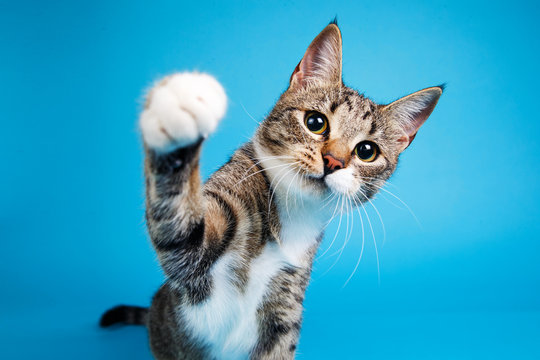
#> input picture HW2/assets/Cat.jpg, 540 x 360 px, found by its file name
$ jupyter execute numpy-tutorials.ipynb
#> lines starting #> are read from the running program, lines starting #| are printed output that depends on the picture
### Python Basics
Python is a dynamically-typed, high-level programming language. It is widely used for its readability and versatility, particularly in scientific computing and machine learning tasks.

#### Basic Data Types
Python includes several basic data types:

- **Integers**: Whole numbers like `x = 3`
- **Floats**: Numbers with decimal points like `y = 2.5`
- **Booleans**: True or False values like `t = True`
- **Strings**: Sequence of characters like `s = "hello"`

[cell 1]
x = 3
print(type(x)) # Prints "<class 'int'>"
print(x)       # Prints "3"
print(x + 1)   # Addition; prints "4"
print(x - 1)   # Subtraction; prints "2"
print(x * 2)   # Multiplication; prints "6"
print(x ** 2)  # Exponentiation; prints "9"
x += 1
print(x)  # Prints "4"
x *= 2
print(x)  # Prints "8"
y = 2.5
print(type(y)) # Prints "<class 'float'>"
print(y, y + 1, y * 2, y ** 2) # Prints "2.5 3.5 5.0 6.25"

#### Booleans
Python implements all of the usual operators for Boolean logic, but uses English words rather than symbols (&&, ||, etc.):

[cell 2]
t = True
f = False
print(type(t)) # Prints "<class 'bool'>"
print(t and f) # Logical AND; prints "False"
print(t or f)  # Logical OR; prints "True"
print(not t)   # Logical NOT; prints "False"
print(t != f)  # Logical XOR; prints "True"

### Strings

[cell 3]
hello = 'hello'    # String literals can use single quotes
world = "world"    # or double quotes; it does not matter.
print(hello)       # Prints "hello"
print(len(hello))  # String length; prints "5"
hw = hello + ' ' + world  # String concatenation
print(hw)  # prints "hello world"
hw12 = '%s %s %d' % (hello, world, 12)  # sprintf style string formatting
print(hw12)  # prints "hello world 12"

[cell 4]
s = "hello"
print(s.capitalize())  # Capitalize a string; prints "Hello"
print(s.upper())       # Convert a string to uppercase; prints "HELLO"
print(s.rjust(7))      # Right-justify a string, padding with spaces; prints "  hello"
print(s.center(7))     # Center a string, padding with spaces; prints " hello "
print(s.replace('l', '(ell)'))  # Replace all instances of one substring with another;
                                # prints "he(ell)(ell)o"
print('  world '.strip())  # Strip leading and trailing whitespace; prints "world"

### Lists
A list is the Python equivalent of an array, but is resizeable and can contain elements of different types:

[cell 5]
xs = [3, 1, 2]    # Create a list
print(xs, xs[2])  # Prints "[3, 1, 2] 2"
print(xs[-1])     # Negative indices count from the end of the list; prints "2"
xs[2] = 'foo'     # Lists can contain elements of different types
print(xs)         # Prints "[3, 1, 'foo']"
xs.append('bar')  # Add a new element to the end of the list
print(xs)         # Prints "[3, 1, 'foo', 'bar']"
x = xs.pop()      # Remove and return the last element of the list
print(x, xs)      # Prints "bar [3, 1, 'foo']"

### Slicing:
In addition to accessing list elements one at a time, Python provides concise syntax to access sublists; this is known as slicing:

[cell 6]
nums = list(range(5))     # range is a built-in function that creates a list of integers
print(nums)               # Prints "[0, 1, 2, 3, 4]"
print(nums[2:4])          # Get a slice from index 2 to 4 (exclusive); prints "[2, 3]"
print(nums[2:])           # Get a slice from index 2 to the end; prints "[2, 3, 4]"
print(nums[:2])           # Get a slice from the start to index 2 (exclusive); prints "[0, 1]"
print(nums[:])            # Get a slice of the whole list; prints "[0, 1, 2, 3, 4]"
print(nums[:-1])          # Slice indices can be negative; prints "[0, 1, 2, 3]"
nums[2:4] = [8, 9]        # Assign a new sublist to a slice
print(nums)               # Prints "[0, 1, 8, 9, 4]"

### Loops:
we can loop over the elements of a list like this:

[cell 7]
animals = ['cat', 'dog', 'monkey']
for animal in animals:
    print(animal)

[cell 8]
animals = ['cat', 'dog', 'monkey']
for idx, animal in enumerate(animals):
    print('#%d: %s' % (idx + 1, animal))

#### List comprehensions:
When programming, frequently we want to transform one type of data into another. As a simple example, consider the following code that computes square numbers:

[cell 9]
nums = [0, 1, 2, 3, 4]
squares = []
for x in nums:
    squares.append(x ** 2)
print(squares)   # Prints [0, 1, 4, 9, 16]

[cell 10]
nums = [0, 1, 2, 3, 4]
squares = [x ** 2 for x in nums]
print(squares)   # Prints [0, 1, 4, 9, 16]

[cell 11]
nums = [0, 1, 2, 3, 4]
even_squares = [x ** 2 for x in nums if x % 2 == 0]
print(even_squares)  # Prints "[0, 4, 16]

### Dictionaries

[cell 12]
d = {'cat': 'cute', 'dog': 'furry'}  # Create a new dictionary with some data
print(d['cat'])       # Get an entry from a dictionary; prints "cute"
print('cat' in d)     # Check if a dictionary has a given key; prints "True"
d['fish'] = 'wet'     # Set an entry in a dictionary
print(d['fish'])      # Prints "wet"
# print(d['monkey'])  # KeyError: 'monkey' not a key of d
print(d.get('monkey', 'N/A'))  # Get an element with a default; prints "N/A"
print(d.get('fish', 'N/A'))    # Get an element with a default; prints "wet"
del d['fish']         # Remove an element from a dictionary
print(d.get('fish', 'N/A')) # "fish" is no longer a key; prints "N/A"

### Loops
Loops: It is easy to iterate over the keys in a dictionary:

[cell 13]
d = {'person': 2, 'cat': 4, 'spider': 8}
for animal in d:
    legs = d[animal]
    print('A %s has %d legs' % (animal, legs))

[cell 14]
d = {'person': 2, 'cat': 4, 'spider': 8}
for animal, legs in d.items():
    print('A %s has %d legs' % (animal, legs))

[cell 15]
## List Comprehension
nums = [0, 1, 2, 3, 4]
even_num_to_square = {x: x ** 2 for x in nums if x % 2 == 0}
print(even_num_to_square)  # Prints "{0: 0, 2: 4, 4: 16}"

### Sets
A set is an unordered collection of distinct elements. As a simple example, consider the following:

[cell 16]
animals = {'cat', 'dog'}
print('cat' in animals)   # Check if an element is in a set; prints "True"
print('fish' in animals)  # prints "False"
animals.add('fish')       # Add an element to a set
print('fish' in animals)  # Prints "True"
print(len(animals))       # Number of elements in a set; prints "3"
animals.add('cat')        # Adding an element that is already in the set does nothing
print(len(animals))       # Prints "3"
animals.remove('cat')     # Remove an element from a set
print(len(animals))       # Prints "2"

### Loops:
Iterating over a set has the same syntax as iterating over a list; however since sets are unordered, you cannot make assumptions about the order in which you visit the elements of the set:

[cell 17]
animals = {'cat', 'dog', 'fish'}
for idx, animal in enumerate(animals):
    print('#%d: %s' % (idx + 1, animal))
# Prints "#1: fish", "#2: dog", "#3: cat"

### Dict Comprehension

[cell 18]
from math import sqrt
nums = {int(sqrt(x)) for x in range(30)}
print(nums)  # Prints "{0, 1, 2, 3, 4, 5}"

### Tuples
A tuple is an (immutable) ordered list of values. A tuple is in many ways similar to a list; one of the most important differences is that tuples can be used as keys in dictionaries and as elements of sets, while lists cannot. Here is a trivial example:

[cell 19]
d = {(x, x + 1): x for x in range(10)}  # Create a dictionary with tuple keys
t = (5, 6)        # Create a tuple
print(type(t))    # Prints "<class 'tuple'>"
print(d[t])       # Prints "5"
print(d[(1, 2)])  # Prints "1"

### Functions
Python functions are defined using the def keyword. For example:

[cell 20]
def sign(x):
    if x > 0:
        return 'positive'
    elif x < 0:
        return 'negative'
    else:
        return 'zero'

for x in [-1, 0, 1]:
    print(sign(x))
# Prints "negative", "zero", "positive"

[cell 21]
def hello(name, loud=False):
    if loud:
        print('HELLO, %s!' % name.upper())
    else:
        print('Hello, %s' % name)

hello('Bob') # Prints "Hello, Bob"
hello('Fred', loud=True)  # Prints "HELLO, FRED!"

### Classes

[cell 22]
class Greeter(object):

    # Constructor
    def __init__(self, name):
        self.name = name  # Create an instance variable

    # Instance method
    def greet(self, loud=False):
        if loud:
            print('HELLO, %s!' % self.name.upper())
        else:
            print('Hello, %s' % self.name)

g = Greeter('Fred')  # Construct an instance of the Greeter class
g.greet()            # Call an instance method; prints "Hello, Fred"
g.greet(loud=True)   # Call an instance method; prints "HELLO, FRED!"

### Numpy
Numpy is the core library for scientific computing in Python. It provides a high-performance multidimensional array object, and tools for working with these arrays. If you are already familiar with MATLAB, you might find this tutorial useful to get started with Numpy.

### Arrays
A numpy array is a grid of values, all of the same type, and is indexed by a tuple of nonnegative integers. The number of dimensions is the rank of the array; the shape of an array is a tuple of integers giving the size of the array along each dimension.

We can initialize numpy arrays from nested Python lists, and access elements using square brackets:

[cell 23]
import numpy as np

a = np.array([1, 2, 3])   # Create a rank 1 array
print(type(a))            # Prints "<class 'numpy.ndarray'>"
print(a.shape)            # Prints "(3,)"
print(a[0], a[1], a[2])   # Prints "1 2 3"
a[0] = 5                  # Change an element of the array
print(a)                  # Prints "[5, 2, 3]"

b = np.array([[1,2,3],[4,5,6]])    # Create a rank 2 array
print(b.shape)                     # Prints "(2, 3)"
print(b[0, 0], b[0, 1], b[1, 0])   # Prints "1 2 4"

[cell 24]
import numpy as np

a = np.zeros((2,2))   # Create an array of all zeros
print(a)              # Prints "[[ 0.  0.]
                      #          [ 0.  0.]]"

b = np.ones((1,2))    # Create an array of all ones
print(b)              # Prints "[[ 1.  1.]]"

c = np.full((2,2), 7)  # Create a constant array
print(c)               # Prints "[[ 7.  7.]
                       #          [ 7.  7.]]"

d = np.eye(2)         # Create a 2x2 identity matrix
print(d)              # Prints "[[ 1.  0.]
                      #          [ 0.  1.]]"

e = np.random.random((2,2))  # Create an array filled with random values
print(e)                     # Might print "[[ 0.91940167  0.08143941]
                             #               [ 0.68744134  0.87236687]]"

### Array indexing
Numpy offers several ways to index into arrays.

Slicing: Similar to Python lists, numpy arrays can be sliced. Since arrays may be multidimensional, you must specify a slice for each dimension of the array:

[cell 25]
import numpy as np

# Create the following rank 2 array with shape (3, 4)
# [[ 1  2  3  4]
#  [ 5  6  7  8]
#  [ 9 10 11 12]]
a = np.array([[1,2,3,4], [5,6,7,8], [9,10,11,12]])

# Use slicing to pull out the subarray consisting of the first 2 rows
# and columns 1 and 2; b is the following array of shape (2, 2):
# [[2 3]
#  [6 7]]
b = a[:2, 1:3]

# A slice of an array is a view into the same data, so modifying it
# will modify the original array.
print(a[0, 1])   # Prints "2"
b[0, 0] = 77     # b[0, 0] is the same piece of data as a[0, 1]
print(a[0, 1])   # Prints "77"

[cell 26]
import numpy as np

# Create the following rank 2 array with shape (3, 4)
# [[ 1  2  3  4]
#  [ 5  6  7  8]
#  [ 9 10 11 12]]
a = np.array([[1,2,3,4], [5,6,7,8], [9,10,11,12]])

# Two ways of accessing the data in the middle row of the array.
# Mixing integer indexing with slices yields an array of lower rank,
# while using only slices yields an array of the same rank as the
# original array:
row_r1 = a[1, :]    # Rank 1 view of the second row of a
row_r2 = a[1:2, :]  # Rank 2 view of the second row of a
print(row_r1, row_r1.shape)  # Prints "[5 6 7 8] (4,)"
print(row_r2, row_r2.shape)  # Prints "[[5 6 7 8]] (1, 4)"

# We can make the same distinction when accessing columns of an array:
col_r1 = a[:, 1]
col_r2 = a[:, 1:2]
print(col_r1, col_r1.shape)  # Prints "[ 2  6 10] (3,)"
print(col_r2, col_r2.shape)  # Prints "[[ 2]
                             #          [ 6]
                             #          [10]] (3, 1)"

### Integer array indexing:
 When we index into numpy arrays using slicing, the resulting array view will always be a subarray of the original array. In contrast, integer array indexing allows you to construct arbitrary arrays using the data from another array. Here is an example:

[cell 27]
import numpy as np

a = np.array([[1,2], [3, 4], [5, 6]])

# An example of integer array indexing.
# The returned array will have shape (3,) and
print(a[[0, 1, 2], [0, 1, 0]])  # Prints "[1 4 5]"

# The above example of integer array indexing is equivalent to this:
print(np.array([a[0, 0], a[1, 1], a[2, 0]]))  # Prints "[1 4 5]"

# When using integer array indexing, you can reuse the same
# element from the source array:
print(a[[0, 0], [1, 1]])  # Prints "[2 2]"

# Equivalent to the previous integer array indexing example
print(np.array([a[0, 1], a[0, 1]]))  # Prints "[2 2]"

[cell 28]
import numpy as np

# Create a new array from which we will select elements
a = np.array([[1,2,3], [4,5,6], [7,8,9], [10, 11, 12]])

print(a)  # prints "array([[ 1,  2,  3],
          #                [ 4,  5,  6],
          #                [ 7,  8,  9],
          #                [10, 11, 12]])"

# Create an array of indices
b = np.array([0, 2, 0, 1])

# Select one element from each row of a using the indices in b
print(a[np.arange(4), b])  # Prints "[ 1  6  7 11]"

# Mutate one element from each row of a using the indices in b
a[np.arange(4), b] += 10

print(a)  # prints "array([[11,  2,  3],
          #                [ 4,  5, 16],
          #                [17,  8,  9],
          #                [10, 21, 12]])

### Boolean array indexing:
 Boolean array indexing lets us pick out arbitrary elements of an array. Frequently this type of indexing is used to select the elements of an array that satisfy some condition. Here is an example:

[cell 29]
import numpy as np

a = np.array([[1,2], [3, 4], [5, 6]])

bool_idx = (a > 2)   # Find the elements of a that are bigger than 2;
                     # this returns a numpy array of Booleans of the same
                     # shape as a, where each slot of bool_idx tells
                     # whether that element of a is > 2.

print(bool_idx)      # Prints "[[False False]
                     #          [ True  True]
                     #          [ True  True]]"

# We use boolean array indexing to construct a rank 1 array
# consisting of the elements of a corresponding to the True values
# of bool_idx
print(a[bool_idx])  # Prints "[3 4 5 6]"

# We can do all of the above in a single concise statement:
print(a[a > 2])     # Prints "[3 4 5 6]"

### Datatypes
Every numpy array is a grid of elements of the same type. Numpy provides a large set of numeric datatypes that you can use to construct arrays. Numpy tries to guess a datatype when you create an array, but functions that construct arrays usually also include an optional argument to explicitly specify the datatype. Here is an example:

[cell 30]
import numpy as np

x = np.array([1, 2])   # Let numpy choose the datatype
print(x.dtype)         # Prints "int64"

x = np.array([1.0, 2.0])   # Let numpy choose the datatype
print(x.dtype)             # Prints "float64"

x = np.array([1, 2], dtype=np.int64)   # Force a particular datatype
print(x.dtype)                         # Prints "int64"

### Array math
Basic mathematical functions operate elementwise on arrays, and are available both as operator overloads and as functions in the numpy module:

[cell 31]
import numpy as np

x = np.array([[1,2],[3,4]], dtype=np.float64)
y = np.array([[5,6],[7,8]], dtype=np.float64)

# Elementwise sum; both produce the array
# [[ 6.0  8.0]
#  [10.0 12.0]]
print(x + y)
print(np.add(x, y))

# Elementwise difference; both produce the array
# [[-4.0 -4.0]
#  [-4.0 -4.0]]
print(x - y)
print(np.subtract(x, y))

# Elementwise product; both produce the array
# [[ 5.0 12.0]
#  [21.0 32.0]]
print(x * y)
print(np.multiply(x, y))

# Elementwise division; both produce the array
# [[ 0.2         0.33333333]
#  [ 0.42857143  0.5       ]]
print(x / y)
print(np.divide(x, y))

# Elementwise square root; produces the array
# [[ 1.          1.41421356]
#  [ 1.73205081  2.        ]]
print(np.sqrt(x))

[cell 32]
import numpy as np

x = np.array([[1,2],[3,4]])
y = np.array([[5,6],[7,8]])

v = np.array([9,10])
w = np.array([11, 12])

# Inner product of vectors; both produce 219
print(v.dot(w))
print(np.dot(v, w))

# Matrix / vector product; both produce the rank 1 array [29 67]
print(x.dot(v))
print(np.dot(x, v))

# Matrix / matrix product; both produce the rank 2 array
# [[19 22]
#  [43 50]]
print(x.dot(y))
print(np.dot(x, y))

[cell 33]
import numpy as np

x = np.array([[1,2],[3,4]])
y = np.array([[5,6],[7,8]])

v = np.array([9,10])
w = np.array([11, 12])

# Inner product of vectors; both produce 219
print(v.dot(w))
print(np.dot(v, w))

# Matrix / vector product; both produce the rank 1 array [29 67]
print(x.dot(v))
print(np.dot(x, v))

# Matrix / matrix product; both produce the rank 2 array
# [[19 22]
#  [43 50]]
print(x.dot(y))
print(np.dot(x, y))

[cell 34]
import numpy as np

x = np.array([[1,2],[3,4]])

print(np.sum(x))  # Compute sum of all elements; prints "10"
print(np.sum(x, axis=0))  # Compute sum of each column; prints "[4 6]"
print(np.sum(x, axis=1))  # Compute sum of each row; prints "[3 7]"

[cell 35]
import numpy as np

x = np.array([[1,2], [3,4]])
print(x)    # Prints "[[1 2]
            #          [3 4]]"
print(x.T)  # Prints "[[1 3]
            #          [2 4]]"

# Note that taking the transpose of a rank 1 array does nothing:
v = np.array([1,2,3])
print(v)    # Prints "[1 2 3]"
print(v.T)  # Prints "[1 2 3]"

[cell 36]
import numpy as np

# We will add the vector v to each row of the matrix x,
# storing the result in the matrix y
x = np.array([[1,2,3], [4,5,6], [7,8,9], [10, 11, 12]])
v = np.array([1, 0, 1])
y = np.empty_like(x)   # Create an empty matrix with the same shape as x

# Add the vector v to each row of the matrix x with an explicit loop
for i in range(4):
    y[i, :] = x[i, :] + v

# Now y is the following
# [[ 2  2  4]
#  [ 5  5  7]
#  [ 8  8 10]
#  [11 11 13]]
print(y)

[cell 37]
import numpy as np

# We will add the vector v to each row of the matrix x,
# storing the result in the matrix y
x = np.array([[1,2,3], [4,5,6], [7,8,9], [10, 11, 12]])
v = np.array([1, 0, 1])
vv = np.tile(v, (4, 1))   # Stack 4 copies of v on top of each other
print(vv)                 # Prints "[[1 0 1]
                          #          [1 0 1]
                          #          [1 0 1]
                          #          [1 0 1]]"
y = x + vv  # Add x and vv elementwise
print(y)  # Prints "[[ 2  2  4
          #          [ 5  5  7]
          #          [ 8  8 10]
          #          [11 11 13]]"

[cell 38]
import numpy as np

# We will add the vector v to each row of the matrix x,
# storing the result in the matrix y
x = np.array([[1,2,3], [4,5,6], [7,8,9], [10, 11, 12]])
v = np.array([1, 0, 1])
y = x + v  # Add v to each row of x using broadcasting
print(y)  # Prints "[[ 2  2  4]
          #          [ 5  5  7]
          #          [ 8  8 10]
          #          [11 11 13]]"

[cell 39]
import numpy as np

# Compute outer product of vectors
v = np.array([1,2,3])  # v has shape (3,)
w = np.array([4,5])    # w has shape (2,)
# To compute an outer product, we first reshape v to be a column
# vector of shape (3, 1); we can then broadcast it against w to yield
# an output of shape (3, 2), which is the outer product of v and w:
# [[ 4  5]
#  [ 8 10]
#  [12 15]]
print(np.reshape(v, (3, 1)) * w)

# Add a vector to each row of a matrix
x = np.array([[1,2,3], [4,5,6]])
# x has shape (2, 3) and v has shape (3,) so they broadcast to (2, 3),
# giving the following matrix:
# [[2 4 6]
#  [5 7 9]]
print(x + v)

# Add a vector to each column of a matrix
# x has shape (2, 3) and w has shape (2,).
# If we transpose x then it has shape (3, 2) and can be broadcast
# against w to yield a result of shape (3, 2); transposing this result
# yields the final result of shape (2, 3) which is the matrix x with
# the vector w added to each column. Gives the following matrix:
# [[ 5  6  7]
#  [ 9 10 11]]
print((x.T + w).T)
# Another solution is to reshape w to be a column vector of shape (2, 1);
# we can then broadcast it directly against x to produce the same
# output.
print(x + np.reshape(w, (2, 1)))

# Multiply a matrix by a constant:
# x has shape (2, 3). Numpy treats scalars as arrays of shape ();
# these can be broadcast together to shape (2, 3), producing the
# following array:
# [[ 2  4  6]
#  [ 8 10 12]]
print(x * 2)

[cell 40]
# Necessary imports
from PIL import Image
import numpy as np

# Open the image and convert it into a NumPy array
img = np.array(Image.open('assets/cat.jpg'))
#> img is the input picture: shape (360, 540, 3); mean R, G, B 55.5, 160, 191.9
print(img.dtype, img.shape)  # This will print details similar to imread
#| uint8 (360, 540, 3)


# Tint the image by scaling each color channel
img_tinted = img * np.array([1, 0.95, 0.9])
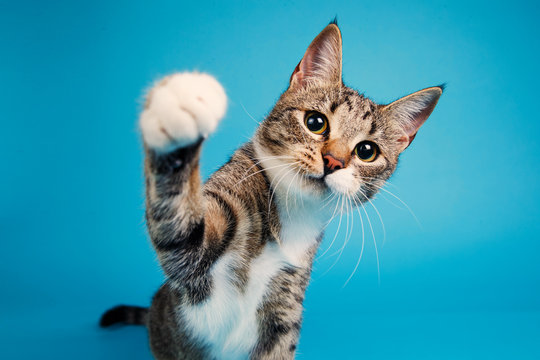
#> img_tinted: shape (360, 540, 3) float64; mean R, G, B 55.5, 152, 172.7

# Resize the tinted image to 300x300 pixels using PIL
img_tinted_resized = Image.fromarray(np.uint8(img_tinted)).resize((300, 300))
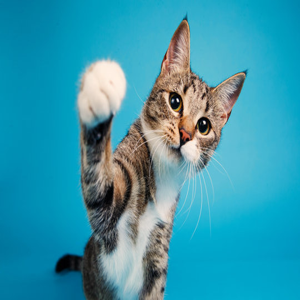
#> img_tinted_resized: PIL image 300x300 RGB; mean R, G, B 55.5, 151.6, 172.2

# Save the tinted image back to disk
img_tinted_resized.save('assets/cat_tinted.jpg')

[cell 41]
import numpy as np
from scipy.spatial.distance import pdist, squareform

# Create the following array where each row is a point in 2D space:
# [[0 1]
#  [1 0]
#  [2 0]]
x = np.array([[0, 1], [1, 0], [2, 0]])
print(x)

# Compute the Euclidean distance between all rows of x.
# d[i, j] is the Euclidean distance between x[i, :] and x[j, :],
# and d is the following array:
# [[ 0.          1.41421356  2.23606798]
#  [ 1.41421356  0.          1.        ]
#  [ 2.23606798  1.          0.        ]]
d = squareform(pdist(x, 'euclidean'))
print(d)

### Matplotlib
Matplotlib is a plotting library. In this section give a brief introduction to the matplotlib.pyplot module, which provides a plotting system similar to that of MATLAB.

### Plotting
The most important function in matplotlib is plot, which allows us to plot 2D data. Here is a simple example:

[cell 42]
import numpy as np
import matplotlib.pyplot as plt

# Compute the x and y coordinates for points on a sine curve
x = np.arange(0, 3 * np.pi, 0.1)
y = np.sin(x)

# Plot the points using matplotlib
plt.plot(x, y)
plt.show()  # You must call plt.show() to make graphics appear.
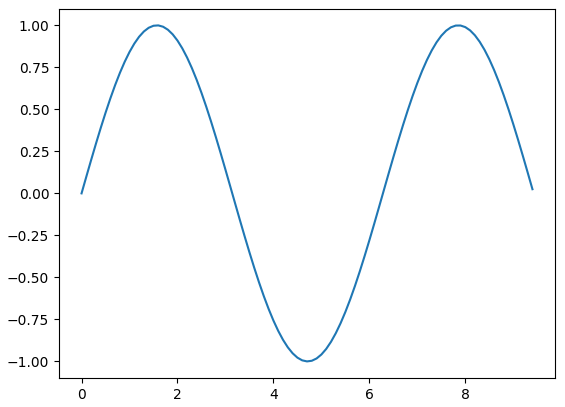
#> figure drawn by matplotlib, 1 panel; curve peaks at x = 1.6, y = 1

[cell 43]
import numpy as np
import matplotlib.pyplot as plt

# Compute the x and y coordinates for points on sine and cosine curves
x = np.arange(0, 3 * np.pi, 0.1)
y_sin = np.sin(x)
y_cos = np.cos(x)

# Plot the points using matplotlib
plt.plot(x, y_sin)
plt.plot(x, y_cos)
plt.xlabel('x axis label')
plt.ylabel('y axis label')
plt.title('Sine and Cosine')
plt.legend(['Sine', 'Cosine'])
plt.show()
#> (the rest of the program and of its run is left out)
